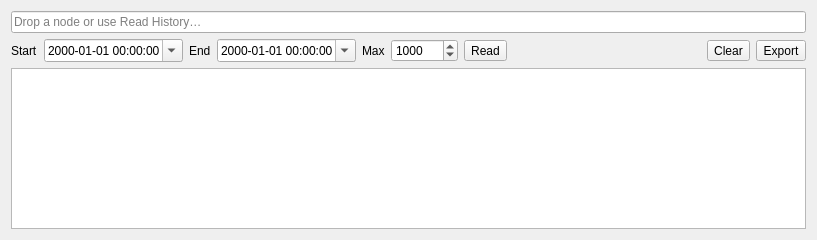
<?xml version="1.0" encoding="UTF-8"?>
<ui version="4.0">
 <class>HistoryWidget</class>
 <widget class="QWidget" name="HistoryWidget">
  <property name="geometry">
   <rect>
    <x>0</x>
    <y>0</y>
    <width>817</width>
    <height>240</height>
   </rect>
  </property>
  <layout class="QVBoxLayout" name="historyLayout">
    <item>
     <layout class="QVBoxLayout" name="historyToolbarLayout">
      <item>
       <widget class="ValueLineEdit" name="historyNodeEdit">
        <property name="readOnly">
         <bool>true</bool>
        </property>
        <property name="placeholderText">
         <string>Drop a node or use Read History…</string>
        </property>
       </widget>
      </item>
      <item>
       <layout class="QHBoxLayout" name="historyQueryLayout">
        <item>
         <widget class="QLabel" name="historyStartLabel">
          <property name="text">
           <string>Start</string>
          </property>
         </widget>
        </item>
        <item>
         <widget class="DateTimeEdit" name="historyStartEdit">
          <property name="displayFormat">
           <string>yyyy-MM-dd HH:mm:ss</string>
          </property>
          <property name="calendarPopup">
           <bool>true</bool>
          </property>
         </widget>
        </item>
        <item>
         <widget class="QLabel" name="historyEndLabel">
          <property name="text">
           <string>End</string>
          </property>
         </widget>
        </item>
        <item>
         <widget class="DateTimeEdit" name="historyEndEdit">
          <property name="displayFormat">
           <string>yyyy-MM-dd HH:mm:ss</string>
          </property>
          <property name="calendarPopup">
           <bool>true</bool>
          </property>
         </widget>
        </item>
        <item>
         <widget class="QLabel" name="historyMaxLabel">
          <property name="text">
           <string>Max</string>
          </property>
         </widget>
        </item>
        <item>
         <widget class="QSpinBox" name="historyMaxEdit">
          <property name="specialValueText">
           <string>No limit</string>
          </property>
          <property name="maximum">
           <number>1000000</number>
          </property>
          <property name="value">
           <number>1000</number>
          </property>
         </widget>
        </item>
        <item>
         <widget class="ThemedToolButton" name="historyReadButton">
          <property name="text">
           <string>Read</string>
          </property>
          <property name="toolButtonStyle">
           <enum>Qt::ToolButtonStyle::ToolButtonTextBesideIcon</enum>
          </property>
         </widget>
        </item>
        <item>
         <spacer name="historyToolbarSpacer">
          <property name="orientation">
           <enum>Qt::Orientation::Horizontal</enum>
          </property>
          <property name="sizeHint" stdset="0">
           <size>
            <width>40</width>
            <height>20</height>
           </size>
          </property>
         </spacer>
        </item>
        <item>
         <widget class="ThemedToolButton" name="historyClearButton">
          <property name="text">
           <string>Clear</string>
          </property>
          <property name="toolButtonStyle">
           <enum>Qt::ToolButtonStyle::ToolButtonTextBesideIcon</enum>
          </property>
         </widget>
        </item>
        <item>
         <widget class="ThemedToolButton" name="historyExportButton">
          <property name="text">
           <string>Export</string>
          </property>
          <property name="toolButtonStyle">
           <enum>Qt::ToolButtonStyle::ToolButtonTextBesideIcon</enum>
          </property>
         </widget>
        </item>
       </layout>
      </item>
     </layout>
    </item>
   <item>
    <widget class="TableView" name="historyTable"/>
   </item>
  </layout>
 </widget>
 <customwidgets>
  <customwidget>
   <class>ThemedToolButton</class>
   <extends>QToolButton</extends>
   <header>widgets/themedtoolbutton.h</header>
  </customwidget>
  <customwidget>
   <class>TableView</class>
   <extends>QTableView</extends>
   <header>widgets/tableview.h</header>
  </customwidget>
  <customwidget>
   <class>DateTimeEdit</class>
   <extends>QDateTimeEdit</extends>
   <header>widgets/datetimeedit.h</header>
  </customwidget>
  <customwidget>
   <class>ValueLineEdit</class>
   <extends>QLineEdit</extends>
   <header>widgets/valuelineedit.h</header>
  </customwidget>
 </customwidgets>
 <resources/>
 <connections/>
</ui>
